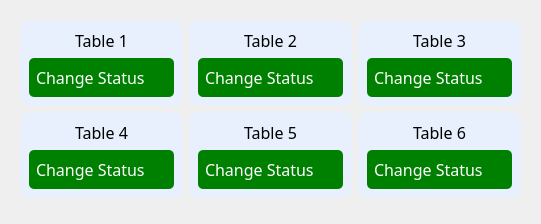
         <widget class="QWidget" name="Tables">
          <layout class="QVBoxLayout" name="verticalLayout_3">
           <item>
            <widget class="QWidget" name="widget" native="true">
             <layout class="QGridLayout" name="gridLayout">
              <item row="1" column="2">
               <widget class="QFrame" name="frame_7">
                <property name="styleSheet">
                 <string notr="true">background-color: #E8F0FE;
border-radius: 10px;</string>
                </property>
                <property name="frameShape">
                 <enum>QFrame::Shape::StyledPanel</enum>
                </property>
                <property name="frameShadow">
                 <enum>QFrame::Shadow::Raised</enum>
                </property>
                <layout class="QVBoxLayout" name="verticalLayout_9">
                 <item>
                  <widget class="QLabel" name="label_11">
                   <property name="sizePolicy">
                    <sizepolicy hsizetype="Preferred" vsizetype="Preferred">
                     <horstretch>0</horstretch>
                     <verstretch>0</verstretch>
                    </sizepolicy>
                   </property>
                   <property name="font">
                    <font>
                     <family>Franklin Gothic</family>
                     <pointsize>12</pointsize>
                    </font>
                   </property>
                   <property name="autoFillBackground">
                    <bool>false</bool>
                   </property>
                   <property name="styleSheet">
                    <string notr="true">color: rgb(0, 0, 0);</string>
                   </property>
                   <property name="text">
                    <string>Table 6</string>
                   </property>
                   <property name="alignment">
                    <set>Qt::AlignmentFlag::AlignCenter</set>
                   </property>
                  </widget>
                 </item>
                 <item>
                  <widget class="QComboBox" name="Table1_Status_3">
                   <property name="font">
                    <font>
                     <family>Franklin Gothic</family>
                     <pointsize>12</pointsize>
                    </font>
                   </property>
                   <property name="layoutDirection">
                    <enum>Qt::LayoutDirection::LeftToRight</enum>
                   </property>
                   <property name="styleSheet">
                    <string notr="true">QComboBox {
    border-radius: 5px;
    padding: 7px;
    color: white;
    background-color: green;
    text-align: center; /* Center-align the text */
}

QComboBox:hover {
    border-color: darkgreen;
    background-color: #32CD32; /* Lighter green for hover effect */
}

QComboBox::drop-down {
    width: 20px; /* Adjust width of the dropdown button */
    border: none;
}


QComboBox QAbstractItemView {
    background-color: white;
    color: black;
    selection-background-color: #32CD32; /* Highlight selected item in green */
    selection-color: black;
    padding: 5px;
    text-align: center;
    outline: none; /* Remove focus border for cleaner look */
}
</string>
                   </property>
                   <property name="currentIndex">
                    <number>-1</number>
                   </property>
                   <property name="iconSize">
                    <size>
                     <width>0</width>
                     <height>0</height>
                    </size>
                   </property>
                   <property name="placeholderText">
                    <string>Change Status</string>
                   </property>
                   <property name="frame">
                    <bool>true</bool>
                   </property>
                   <item>
                    <property name="text">
                     <string>Available</string>
                    </property>
                   </item>
                   <item>
                    <property name="text">
                     <string>Occupied</string>
                    </property>
                   </item>
                   <item>
                    <property name="text">
                     <string>Reserved</string>
                    </property>
                   </item>
                  </widget>
                 </item>
                </layout>
               </widget>
              </item>
              <item row="1" column="0">
               <widget class="QFrame" name="frame_5">
                <property name="styleSheet">
                 <string notr="true">background-color: #E8F0FE;
border-radius: 10px;</string>
                </property>
                <property name="frameShape">
                 <enum>QFrame::Shape::StyledPanel</enum>
                </property>
                <property name="frameShadow">
                 <enum>QFrame::Shadow::Raised</enum>
                </property>
                <layout class="QVBoxLayout" name="verticalLayout_4">
                 <item>
                  <widget class="QLabel" name="label_4">
                   <property name="sizePolicy">
                    <sizepolicy hsizetype="Preferred" vsizetype="Preferred">
                     <horstretch>0</horstretch>
                     <verstretch>0</verstretch>
                    </sizepolicy>
                   </property>
                   <property name="font">
                    <font>
                     <family>Franklin Gothic</family>
                     <pointsize>12</pointsize>
                    </font>
                   </property>
                   <property name="autoFillBackground">
                    <bool>false</bool>
                   </property>
                   <property name="styleSheet">
                    <string notr="true">color: rgb(0, 0, 0);</string>
                   </property>
                   <property name="text">
                    <string>Table 4</string>
                   </property>
                   <property name="alignment">
                    <set>Qt::AlignmentFlag::AlignCenter</set>
                   </property>
                  </widget>
                 </item>
                 <item>
                  <widget class="QComboBox" name="Table1_Status">
                   <property name="font">
                    <font>
                     <family>Franklin Gothic</family>
                     <pointsize>12</pointsize>
                    </font>
                   </property>
                   <property name="layoutDirection">
                    <enum>Qt::LayoutDirection::LeftToRight</enum>
                   </property>
                   <property name="styleSheet">
                    <string notr="true">QComboBox {
    border-radius: 5px;
    padding: 7px;
    color: white;
    background-color: green;
    text-align: center; /* Center-align the text */
}

QComboBox:hover {
    border-color: darkgreen;
    background-color: #32CD32; /* Lighter green for hover effect */
}

QComboBox::drop-down {
    width: 20px; /* Adjust width of the dropdown button */
    border: none;
}


QComboBox QAbstractItemView {
    background-color: white;
    color: black;
    selection-background-color: #32CD32; /* Highlight selected item in green */
    selection-color: black;
    padding: 5px;
    text-align: center;
    outline: none; /* Remove focus border for cleaner look */
}
</string>
                   </property>
                   <property name="currentIndex">
                    <number>-1</number>
                   </property>
                   <property name="iconSize">
                    <size>
                     <width>0</width>
                     <height>0</height>
                    </size>
                   </property>
                   <property name="placeholderText">
                    <string>Change Status</string>
                   </property>
                   <property name="frame">
                    <bool>true</bool>
                   </property>
                   <item>
                    <property name="text">
                     <string>Available</string>
                    </property>
                   </item>
                   <item>
                    <property name="text">
                     <string>Occupied</string>
                    </property>
                   </item>
                   <item>
                    <property name="text">
                     <string>Reserved</string>
                    </property>
                   </item>
                  </widget>
                 </item>
                </layout>
               </widget>
              </item>
              <item row="1" column="1">
               <widget class="QFrame" name="frame_6">
                <property name="styleSheet">
                 <string notr="true">background-color: #E8F0FE;
border-radius: 10px;</string>
                </property>
                <property name="frameShape">
                 <enum>QFrame::Shape::StyledPanel</enum>
                </property>
                <property name="frameShadow">
                 <enum>QFrame::Shadow::Raised</enum>
                </property>
                <layout class="QVBoxLayout" name="verticalLayout_5">
                 <item>
                  <widget class="QLabel" name="label_10">
                   <property name="sizePolicy">
                    <sizepolicy hsizetype="Preferred" vsizetype="Preferred">
                     <horstretch>0</horstretch>
                     <verstretch>0</verstretch>
                    </sizepolicy>
                   </property>
                   <property name="font">
                    <font>
                     <family>Franklin Gothic</family>
                     <pointsize>12</pointsize>
                    </font>
                   </property>
                   <property name="autoFillBackground">
                    <bool>false</bool>
                   </property>
                   <property name="styleSheet">
                    <string notr="true">color: rgb(0, 0, 0);</string>
                   </property>
                   <property name="text">
                    <string>Table 5</string>
                   </property>
                   <property name="alignment">
                    <set>Qt::AlignmentFlag::AlignCenter</set>
                   </property>
                  </widget>
                 </item>
                 <item>
                  <widget class="QComboBox" name="Table1_Status_2">
                   <property name="font">
                    <font>
                     <family>Franklin Gothic</family>
                     <pointsize>12</pointsize>
                    </font>
                   </property>
                   <property name="layoutDirection">
                    <enum>Qt::LayoutDirection::LeftToRight</enum>
                   </property>
                   <property name="styleSheet">
                    <string notr="true">QComboBox {
    border-radius: 5px;
    padding: 7px;
    color: white;
    background-color: green;
    text-align: center; /* Center-align the text */
}

QComboBox:hover {
    border-color: darkgreen;
    background-color: #32CD32; /* Lighter green for hover effect */
}

QComboBox::drop-down {
    width: 20px; /* Adjust width of the dropdown button */
    border: none;
}


QComboBox QAbstractItemView {
    background-color: white;
    color: black;
    selection-background-color: #32CD32; /* Highlight selected item in green */
    selection-color: black;
    padding: 5px;
    text-align: center;
    outline: none; /* Remove focus border for cleaner look */
}
</string>
                   </property>
                   <property name="currentIndex">
                    <number>-1</number>
                   </property>
                   <property name="iconSize">
                    <size>
                     <width>0</width>
                     <height>0</height>
                    </size>
                   </property>
                   <property name="placeholderText">
                    <string>Change Status</string>
                   </property>
                   <property name="frame">
                    <bool>true</bool>
                   </property>
                   <item>
                    <property name="text">
                     <string>Available</string>
                    </property>
                   </item>
                   <item>
                    <property name="text">
                     <string>Occupied</string>
                    </property>
                   </item>
                   <item>
                    <property name="text">
                     <string>Reserved</string>
                    </property>
                   </item>
                  </widget>
                 </item>
                </layout>
               </widget>
              </item>
              <item row="0" column="0">
               <widget class="QFrame" name="frame_8">
                <property name="styleSheet">
                 <string notr="true">background-color: #E8F0FE;
border-radius: 10px;</string>
                </property>
                <property name="frameShape">
                 <enum>QFrame::Shape::StyledPanel</enum>
                </property>
                <property name="frameShadow">
                 <enum>QFrame::Shadow::Raised</enum>
                </property>
                <layout class="QVBoxLayout" name="verticalLayout_10">
                 <item>
                  <widget class="QLabel" name="label_12">
                   <property name="sizePolicy">
                    <sizepolicy hsizetype="Preferred" vsizetype="Preferred">
                     <horstretch>0</horstretch>
                     <verstretch>0</verstretch>
                    </sizepolicy>
                   </property>
                   <property name="font">
                    <font>
                     <family>Franklin Gothic</family>
                     <pointsize>12</pointsize>
                    </font>
                   </property>
                   <property name="autoFillBackground">
                    <bool>false</bool>
                   </property>
                   <property name="styleSheet">
                    <string notr="true">color: rgb(0, 0, 0);</string>
                   </property>
                   <property name="text">
                    <string>Table 1</string>
                   </property>
                   <property name="alignment">
                    <set>Qt::AlignmentFlag::AlignCenter</set>
                   </property>
                  </widget>
                 </item>
                 <item>
                  <widget class="QComboBox" name="Table1_Status_4">
                   <property name="sizePolicy">
                    <sizepolicy hsizetype="Preferred" vsizetype="Fixed">
                     <horstretch>0</horstretch>
                     <verstretch>0</verstretch>
                    </sizepolicy>
                   </property>
                   <property name="font">
                    <font>
                     <family>Franklin Gothic</family>
                     <pointsize>12</pointsize>
                    </font>
                   </property>
                   <property name="layoutDirection">
                    <enum>Qt::LayoutDirection::LeftToRight</enum>
                   </property>
                   <property name="styleSheet">
                    <string notr="true">QComboBox {
    border-radius: 5px;
    padding: 7px;
    color: white;
    background-color: green;
    text-align: center; /* Center-align the text */
}

QComboBox:hover {
    border-color: darkgreen;
    background-color: #32CD32; /* Lighter green for hover effect */
}

QComboBox::drop-down {
    width: 20px; /* Adjust width of the dropdown button */
    border: none;
}


QComboBox QAbstractItemView {
    background-color: white;
    color: black;
    selection-background-color: #32CD32; /* Highlight selected item in green */
    selection-color: black;
    padding: 5px;
    text-align: center;
    outline: none; /* Remove focus border for cleaner look */
}
</string>
                   </property>
                   <property name="currentIndex">
                    <number>-1</number>
                   </property>
                   <property name="iconSize">
                    <size>
                     <width>0</width>
                     <height>0</height>
                    </size>
                   </property>
                   <property name="placeholderText">
                    <string>Change Status</string>
                   </property>
                   <property name="frame">
                    <bool>true</bool>
                   </property>
                   <item>
                    <property name="text">
                     <string>Available</string>
                    </property>
                   </item>
                   <item>
                    <property name="text">
                     <string>Occupied</string>
                    </property>
                   </item>
                   <item>
                    <property name="text">
                     <string>Reserved</string>
                    </property>
                   </item>
                  </widget>
                 </item>
                </layout>
               </widget>
              </item>
              <item row="0" column="1">
               <widget class="QFrame" name="frame_9">
                <property name="styleSheet">
                 <string notr="true">background-color: #E8F0FE;
border-radius: 10px;</string>
                </property>
                <property name="frameShape">
                 <enum>QFrame::Shape::StyledPanel</enum>
                </property>
                <property name="frameShadow">
                 <enum>QFrame::Shadow::Raised</enum>
                </property>
                <layout class="QVBoxLayout" name="verticalLayout_12">
                 <item>
                  <widget class="QLabel" name="label_14">
                   <property name="sizePolicy">
                    <sizepolicy hsizetype="Preferred" vsizetype="Preferred">
                     <horstretch>0</horstretch>
                     <verstretch>0</verstretch>
                    </sizepolicy>
                   </property>
                   <property name="font">
                    <font>
                     <family>Franklin Gothic</family>
                     <pointsize>12</pointsize>
                    </font>
                   </property>
                   <property name="autoFillBackground">
                    <bool>false</bool>
                   </property>
                   <property name="styleSheet">
                    <string notr="true">color: rgb(0, 0, 0);</string>
                   </property>
                   <property name="text">
                    <string>Table 2</string>
                   </property>
                   <property name="alignment">
                    <set>Qt::AlignmentFlag::AlignCenter</set>
                   </property>
                  </widget>
                 </item>
                 <item>
                  <widget class="QComboBox" name="Table1_Status_6">
                   <property name="font">
                    <font>
                     <family>Franklin Gothic</family>
                     <pointsize>12</pointsize>
                    </font>
                   </property>
                   <property name="layoutDirection">
                    <enum>Qt::LayoutDirection::LeftToRight</enum>
                   </property>
                   <property name="styleSheet">
                    <string notr="true">QComboBox {
    border-radius: 5px;
    padding: 7px;
    color: white;
    background-color: green;
    text-align: center; /* Center-align the text */
}

QComboBox:hover {
    border-color: darkgreen;
    background-color: #32CD32; /* Lighter green for hover effect */
}

QComboBox::drop-down {
    width: 20px; /* Adjust width of the dropdown button */
    border: none;
}


QComboBox QAbstractItemView {
    background-color: white;
    color: black;
    selection-background-color: #32CD32; /* Highlight selected item in green */
    selection-color: black;
    padding: 5px;
    text-align: center;
    outline: none; /* Remove focus border for cleaner look */
}
</string>
                   </property>
                   <property name="currentIndex">
                    <number>-1</number>
                   </property>
                   <property name="iconSize">
                    <size>
                     <width>0</width>
                     <height>0</height>
                    </size>
                   </property>
                   <property name="placeholderText">
                    <string>Change Status</string>
                   </property>
                   <property name="frame">
                    <bool>true</bool>
                   </property>
                   <item>
                    <property name="text">
                     <string>Available</string>
                    </property>
                   </item>
                   <item>
                    <property name="text">
                     <string>Occupied</string>
                    </property>
                   </item>
                   <item>
                    <property name="text">
                     <string>Reserved</string>
                    </property>
                   </item>
                  </widget>
                 </item>
                </layout>
               </widget>
              </item>
              <item row="0" column="2">
               <widget class="QFrame" name="frame_10">
                <property name="styleSheet">
                 <string notr="true">background-color: #E8F0FE;
border-radius: 10px;</string>
                </property>
                <property name="frameShape">
                 <enum>QFrame::Shape::StyledPanel</enum>
                </property>
                <property name="frameShadow">
                 <enum>QFrame::Shadow::Raised</enum>
                </property>
                <layout class="QVBoxLayout" name="verticalLayout_13">
                 <item>
                  <widget class="QLabel" name="label_15">
                   <property name="sizePolicy">
                    <sizepolicy hsizetype="Preferred" vsizetype="Preferred">
                     <horstretch>0</horstretch>
                     <verstretch>0</verstretch>
                    </sizepolicy>
                   </property>
                   <property name="font">
                    <font>
                     <family>Franklin Gothic</family>
                     <pointsize>12</pointsize>
                    </font>
                   </property>
                   <property name="autoFillBackground">
                    <bool>false</bool>
                   </property>
                   <property name="styleSheet">
                    <string notr="true">color: rgb(0, 0, 0);</string>
                   </property>
                   <property name="text">
                    <string>Table 3</string>
                   </property>
                   <property name="alignment">
                    <set>Qt::AlignmentFlag::AlignCenter</set>
                   </property>
                  </widget>
                 </item>
                 <item>
                  <widget class="QComboBox" name="Table1_Status_7">
                   <property name="font">
                    <font>
                     <family>Franklin Gothic</family>
                     <pointsize>12</pointsize>
                    </font>
                   </property>
                   <property name="layoutDirection">
                    <enum>Qt::LayoutDirection::LeftToRight</enum>
                   </property>
                   <property name="styleSheet">
                    <string notr="true">QComboBox {
    border-radius: 5px;
    padding: 7px;
    color: white;
    background-color: green;
    text-align: center; /* Center-align the text */
}

QComboBox:hover {
    border-color: darkgreen;
    background-color: #32CD32; /* Lighter green for hover effect */
}

QComboBox::drop-down {
    width: 20px; /* Adjust width of the dropdown button */
    border: none;
}


QComboBox QAbstractItemView {
    background-color: white;
    color: black;
    selection-background-color: #32CD32; /* Highlight selected item in green */
    selection-color: black;
    padding: 5px;
    text-align: center;
    outline: none; /* Remove focus border for cleaner look */
}
</string>
                   </property>
                   <property name="currentIndex">
                    <number>-1</number>
                   </property>
                   <property name="iconSize">
                    <size>
                     <width>0</width>
                     <height>0</height>
                    </size>
                   </property>
                   <property name="placeholderText">
                    <string>Change Status</string>
                   </property>
                   <property name="frame">
                    <bool>true</bool>
                   </property>
                   <item>
                    <property name="text">
                     <string>Available</string>
                    </property>
                   </item>
                   <item>
                    <property name="text">
                     <string>Occupied</string>
                    </property>
                   </item>
                   <item>
                    <property name="text">
                     <string>Reserved</string>
                    </property>
                   </item>
                  </widget>
                 </item>
                </layout>
               </widget>
              </item>
             </layout>
            </widget>
           </item>
           <item>
            <widget class="QWidget" name="widget_3" native="true"/>
           </item>
          </layout>
         </widget>
